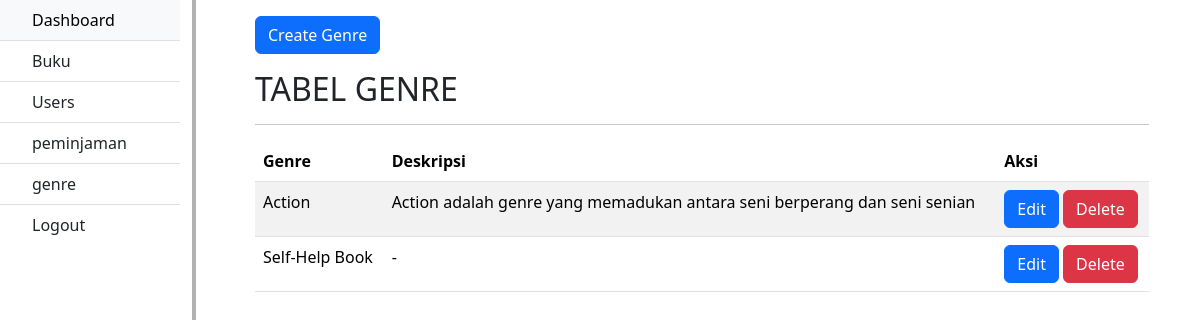
Screenshot of /resource/admin/genre.php (signed in) with the database file from the repository.
### tables this page shows
CREATE TABLE `genre` (
  `id_genre` int(11) NOT NULL,
  `jenis_genre` varchar(255) NOT NULL,
  `description` text NOT NULL
);

### App/Logic/logic.php (called while the page is built, shortened)
<?php
function getGenreData($conn , $id = NULL){
    $sql = "SELECT * FROM `genre` WHERE id_genre='$id'";
    if ($id == NULL) {
        $sql = "SELECT * FROM `genre`";
    }
    $result = $conn->query($sql);
    $data = array();
    if ($result && $result->num_rows > 0) {
        while ($row = $result->fetch_assoc()) {
            $data[] = $row;
        }
        return $data;
    }
    return null;
}

### resource/admin/genre.php (the view, shortened to what this page needs)
<?php
require('../../db/conn.php');
$genres = getGenreData($conn);
?>
<!DOCTYPE html>
<html lang="en">
<head>
    <link href="https://cdn.jsdelivr.net/npm/bootstrap@5.3.3/dist/css/bootstrap.min.css" rel="stylesheet">
    <link rel="stylesheet" href="./asset/index.css">
</head>
<body>
    <div class="row">
        <?php include('partials/sidebar.php');?>
        <div class="container-fluid col-md-9 table-buku">
            <div class="button-create btn btn-primary text-white mb-3 mt-3">
                <a href="genre_create.php" class="text-decoration-none text-white">Create Genre</a>
            </div>
            <h2>TABEL GENRE</h2>
            <hr>
            <table class="table table-striped table-hover">
                <thead>
                    <tr>
                        <th>Genre</th>
                        <th>Deskripsi</th>
                        <th>Aksi</th>
                    </tr>
      </thead>
      <tbody>
      <?php if($genres != NULL): ?>
            <?php foreach ($genres as $genre): ?>
                <tr>
                    <td><?= $genre['jenis_genre'] ?></td>
                    <td><?= $genre['description'] ?></td>
                    <td>
                        <a href="genre_update.php?ig=<?= $genre['id_genre'] ?>" class="btn btn-primary">Edit</a>
                        <a href="genre_delete.php?ig=<?= $genre['id_genre'] ?>" class="btn btn-danger">Delete</a>
                    </td>
                </tr>
            <?php endforeach; ?>
        <?php endif; ?>
    </tbody>
</table>
</div>
</div>
</body>
</html>

### resource/admin/asset/index.css (style rules this page uses)
body { margin: 0; padding: 0; overflow-x: hidden; }
.row { height: 100vh; }
.button-create > a { text-decoration: none; }

### rows the page displays
genre: jenis_genre "Action", description "Action adalah genre yang memadukan antara seni berperang dan seni senian"
genre: jenis_genre "Self-Help Book", description "-"
